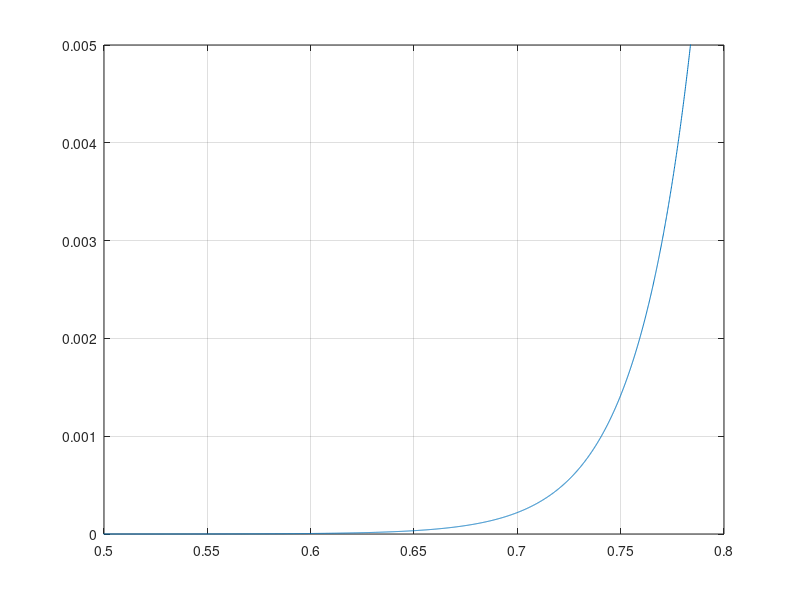

Write MATLAB code to recreate this figure.
v=[0:0.0001:1];
i=10^(-15)*(exp(v/(1.38*10^(-23)*310.7778/(1.6*10^(-19))))-1)
plot(v,i);
grid on
axis([0.5 0.8 0 0.005])
